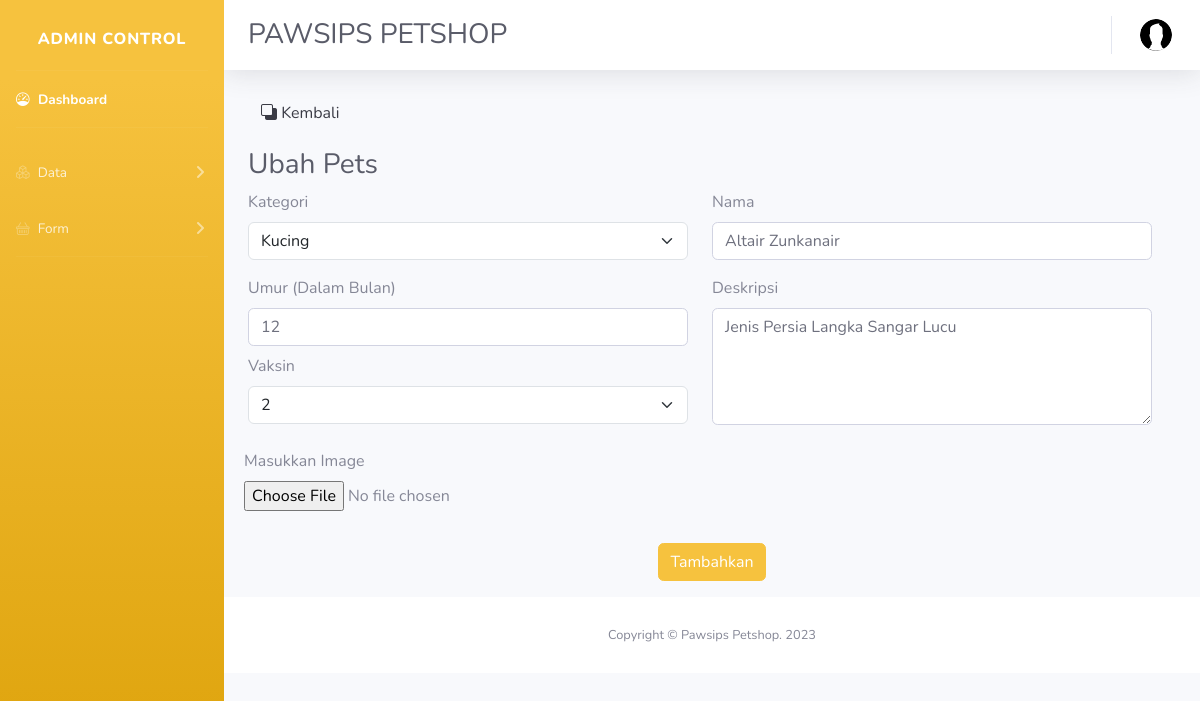
The app's page /admin/inventory/pet/ubah.php?id=15 (signed in) with its own data.
### tables this page shows
CREATE TABLE `pet` (
  `id` int(5) NOT NULL,
  `kategori_ID` int(5) DEFAULT NULL,
  `nama` varchar(50) DEFAULT NULL,
  `umur` int(15) DEFAULT NULL,
  `vaksin` varchar(20) NOT NULL,
  `deskripsi` varchar(1000) DEFAULT NULL,
  `img` varchar(100) NOT NULL
);

CREATE TABLE `kategori` (
  `id` int(5) NOT NULL,
  `nama` varchar(50) DEFAULT NULL
);

### admin/functions.php (called while the page is built, shortened)
<?php
$conn = mysqli_connect("sql112.infinityfree.com","if0_34427293","DeNOIEZplq2Yya","if0_34427293_db_pet2");
function query ($query){
    global $conn;
    $result = mysqli_query($conn,$query);
    $rows = [];
    while ($row = mysqli_fetch_assoc($result)){
        $rows [] = $row;
    }
    return $rows;
}
?>

### admin/inventory/pet/ubah.php (the view, shortened to what this page needs)
<?php
require '../../functions.php';
$id = $_GET["id"];
$ganti  = query("SELECT p.id id, p.kategori_ID kid, k.nama kategori, p.nama nama, vaksin, deskripsi, umur, img FROM pet p
                  JOIN kategori k ON (p.kategori_ID=k.id) WHERE p.id = $id")[0];
?>
<!DOCTYPE html>
<html lang="en">
  <head>
    <link href="https://cdn.jsdelivr.net/npm/bootstrap@5.3.0-alpha3/dist/css/bootstrap.min.css" rel="stylesheet">
    <link rel="stylesheet" href="https://cdn.jsdelivr.net/npm/bootstrap-icons@1.10.5/font/bootstrap-icons.css">
    <link href="../../css/style2.css" rel="stylesheet">
  </head>
  <body id="page-top">
    <div id="wrapper">
        <ul class="navbar-nav bg-gradient-warning sidebar sidebar-dark accordion" id="accordionSidebar">
            <a class="sidebar-brand d-flex align-items-center justify-content-center" href="">
                <div class="sidebar-brand-text mx-3 pt-2">Admin Control</div>
            </a>
            <hr class="sidebar-divider my-0">
            <li class="nav-item active">
                <a class="nav-link" href="../../index.php">
                  <i class="bi bi-speedometer"></i>
                    <span>Dashboard</span></a>
            </li>
            <hr class="sidebar-divider">
            <li class="nav-item">
                <a class="nav-link collapsed" href="#" data-toggle="collapse" data-target="#collapseCharts1"
                    aria-expanded="true" aria-controls="collapseCharts1">
                    <i class="bi bi-boxes"></i>
                    <span>Data</span>
                </a>
            </li>
            <li class="nav-item">
                <a class="nav-link collapsed" href="#" data-toggle="collapse" data-target="#collapseCharts2"
                    aria-expanded="true" aria-controls="collapseCharts2">
                    <i class="bi bi-basket"></i>
                    <span>Form</span>
                </a>
            </li>
            <hr class="sidebar-divider d-none d-md-block">
        </ul>
        <div id="content-wrapper" class="d-flex flex-column">
            <div id="content">
                <nav class="navbar navbar-expand navbar-light bg-white topbar mb-4 static-top shadow">
                    <div class="d-sm-flex align-items-center justify-content-between mb-4">
                        <h1 class="h3 mb-0 text-gray-800 pt-4 ps-2">PAWSIPS PETSHOP</h1>
                    </div>
                    <ul class="navbar-nav ml-auto">
                        <li class="nav-item dropdown no-arrow">
                            <a class="nav-link dropdown-toggle" href="#" id="userDropdown" role="button"
                                data-toggle="dropdown" aria-haspopup="true" aria-expanded="false">
                                <img class="img-profile rounded-circle"
                                    src="../../img/undraw_profile.svg">
                            </a>
                        </li>
                    </ul>
                </nav>
                <div class="container-fluid">
                <div class="d-flex justify-content-start pb-3">
                  <a href="pet.php"><button type="button" class="btn btn-light"><i class="bi bi-back"></i> Kembali</button></a>
                </div>
                    <div class="d-sm-flex align-items-center justify-content-between mb-4">
                        <h1 class="h3 mb-0 text-gray-800">Ubah Pets</h1>
                    </div>
                      <form action="" method ="post" enctype="multipart/form-data" class="row g-3">
                        <div class="row">
                          <div class="col mb-3">
                            <label for="kategori" class="form-label">Kategori</label>
                            <select class="form-select" name="kategori" id="kategori" required>
                              <option selected> <?= ($ganti["kategori"])?></option>
                            </select>
                          </div>
                          <div class="col mb-3">
                            <label for="nama" class="form-label">Nama</label>
                            <input class="form-control" type="text" name="nama" id="nama" required autocomplete ="off" value = "<?= ($ganti["nama"])?>">
                          </div>
                        </div>
                        <div class="row">
                          <div class="col">
                            <div class="mb-2">
                              <label for="umur" class="form-label">Umur (Dalam Bulan)</label>
                              <input class="form-control" type="text" name="umur" id="umur" required autocomplete ="off" value = "<?= ($ganti["umur"])?>">
                            </div>
                            <div class="mb-2">
                              <label for="vaksin" class="form-label">Vaksin</label>
                                                        <select class="form-select"  name="vaksin" id="vaksin" required >
                              <option selected > <?= ($ganti["vaksin"])?></option>
                            </select>
                            </div>
                          </div>
                          <div class="col">
                            <div class="mb-2">
                              <label for="deskripsi">Deskripsi</label>
                              <textarea class="form-control" name="deskripsi" id="deskripsi" value = "<?= ($ganti["deskripsi"])?>" style="height: 117px"><?= ($ganti["deskripsi"])?></textarea>
                            </div>
                          </div>
                        </div>
                                                          <div id="p-img" class="form-group">
                    <label for="petstimage"> Masukkan Image</label>
                    <input type="file" name="img" id="img" class="form-control-file" required>
                </div>
                        <div class="d-flex justify-content-center mb-3">
                          <button type="submit" name="submit" class="btn btn-warning">Tambahkan</button>
                        </div>
                      </form>
            </div>
            <footer class="sticky-footer bg-white">
                <div class="container my-auto">
                    <div class="copyright text-center my-auto">
                        <span>Copyright &copy;  Pawsips Petshop. 2023</span>
                    </div>
                </div>
            </footer>
        </div>
    </div>
</body>
</html>

### records on screen
pet: kategori "Kucing", nama "Altair Zunkanair", umur "12", vaksin "2", deskripsi "Jenis Persia Langka Sangar Lucu"
